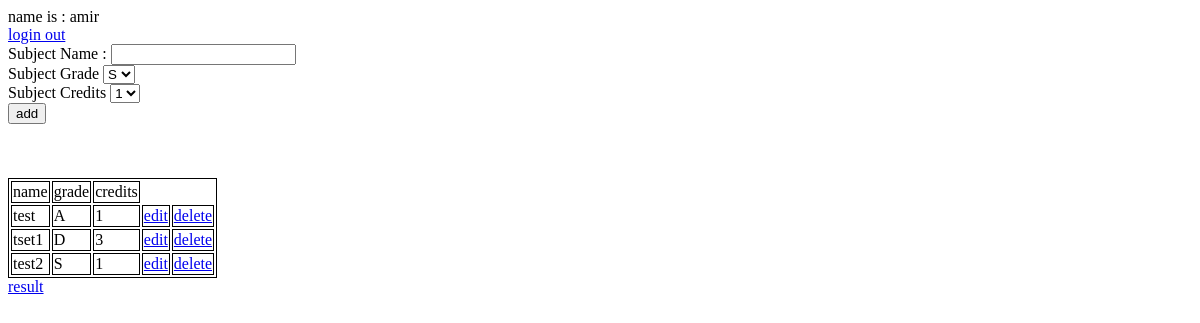
The app's page /accounts/main_page/ (signed in), older data.
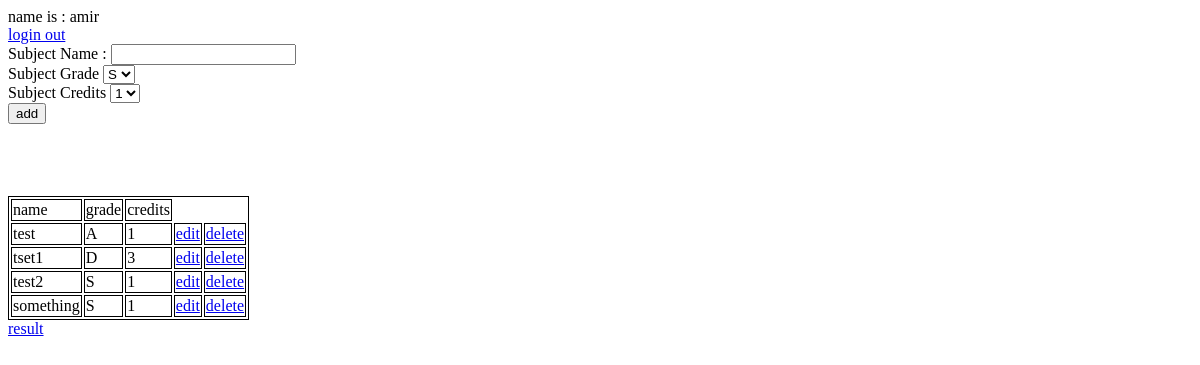
The same page, newer data.
### home/models.py (models this page shows, shortened)
class Subject(models.Model):
    user = models.ForeignKey(User , on_delete=models.SET_NULL , null=True)
    name = models.CharField(max_length=255 , blank=False)
    grade = models.CharField(max_length=2 , choices=[('S','S') ,('A','A') ,('B','B') , ('C','C') , ('D','D') ,('F','F')])
    credits = models.PositiveIntegerField()
    class Meta:
        unique_together = ('user', 'name')

### home/views.py (the view, shortened to what this page needs)
# urls.py: path('' , views.main_page , name='main_page')
@login_required(login_url='/accounts/login/')
def main_page(request):
    user = request.user
    all_subjects = Subject.objects.filter(user=request.user)
    context = {
        'all_subjects' : all_subjects
    }
    return render(request,'main_page.html' , context)

### home/templates/main_page.html (shortened to what this page needs)
<!DOCTYPE html>
<html lang="en">
<head>
</head>
<body>
    name is : {{user.username}} <br>
    <a href="{% url 'logout' %}">login out</a> <br>
    <div class='adding_subject'>
        <form action="" method="POST">
            <label for="name">Subject Name : </label>
            <input id="name" type="text" name="name"> <br>
            <label for="grade">Subject Grade</label>
            <select name="grade" id="grade">
                <option value="S">S</option>
            </select> <br>
            <label for="credits">Subject Credits</label>
            <select name="credits" id="credits"> <br>
                <option value="1">1</option>
            </select> <br>
            <button type="submit">add</button>
        </form>
    </div>
    {% if all_subjects %}
    <table>
        <tr>
            <td>name</td>
            <td>grade</td>
            <td>credits</td>
        </tr>
    {% for subject in all_subjects %} <br>
    <tr>
        <td>{{subject.name}}</td>
        <td>{{subject.grade}}</td>
        <td>{{subject.credits}}</td>
        <td><a href="{% url 'update_subject' subject.pk %}">edit</a></td>
        <td><a href="{% url 'delete_subject' subject.pk %}">delete</a></td>
    </tr>
    {% endfor %}
    </table>
    {% else %}
        no subject added yet <br>
    {% endif %}
    <a href="{% url 'result_page' %}">result</a>
</body>
</html>

Row changes from the older to the newer data that the page shows:
added Subject: name "something", grade "S", credits "1"
